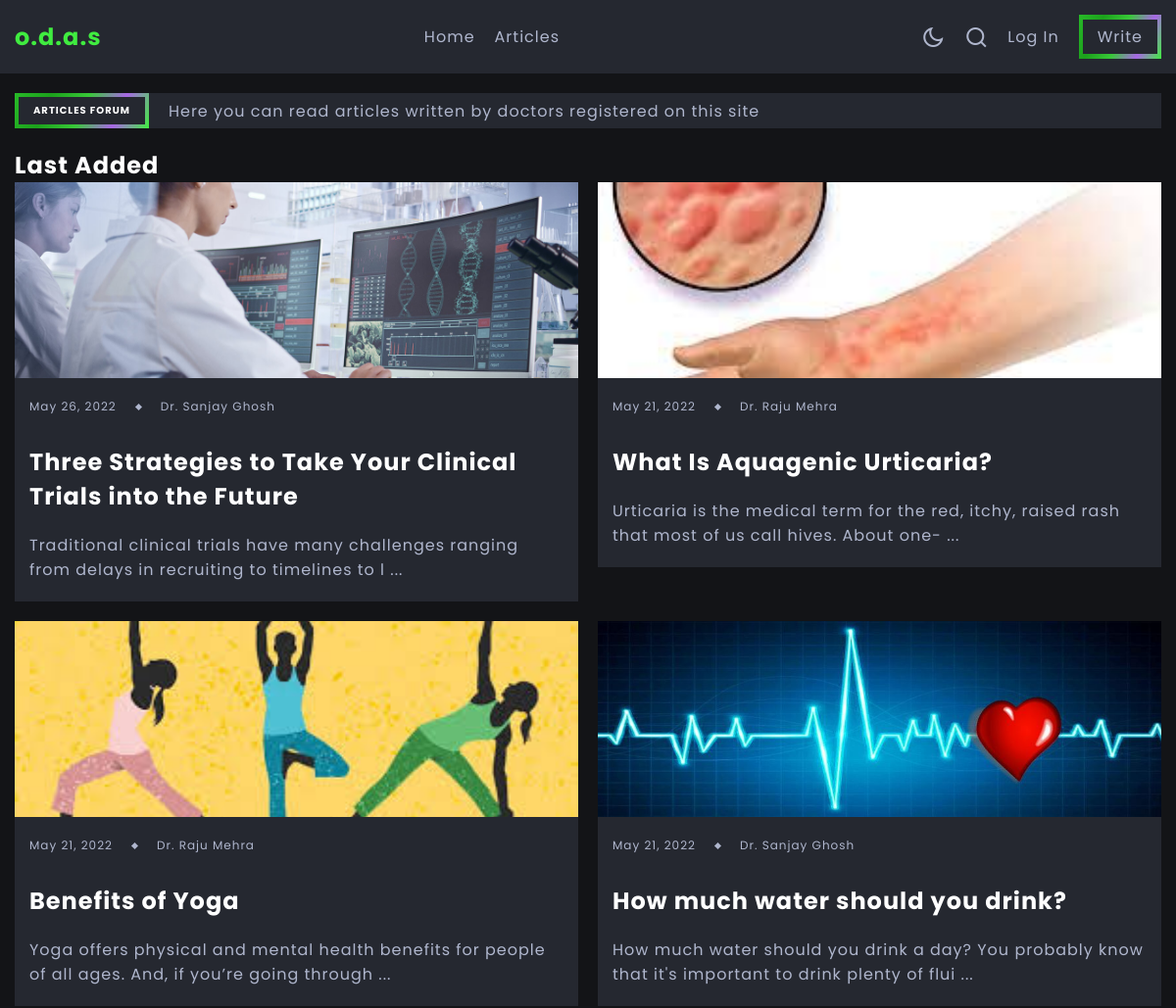
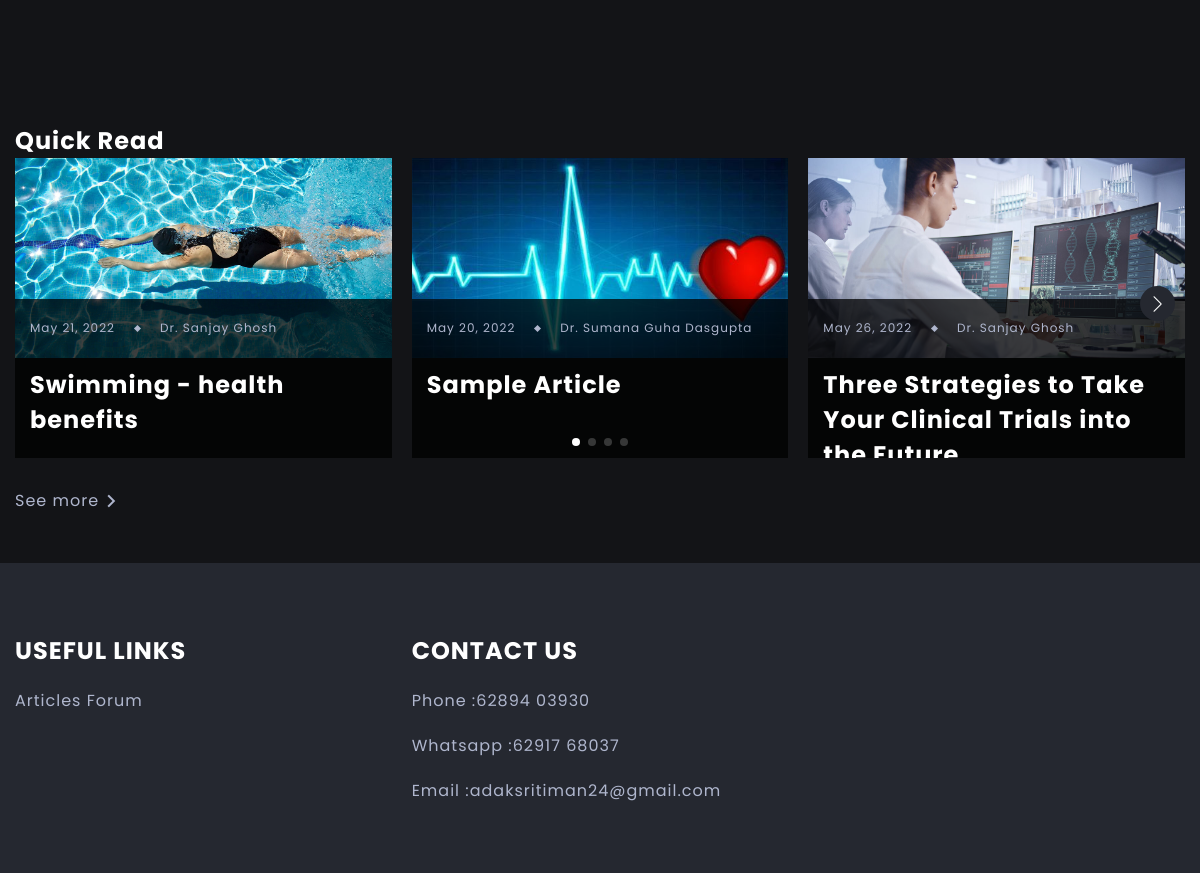
The app's page /articles/home/ with its own data (2 pictures, top to bottom).
### article/models.py (models this page shows, shortened)
class Article(models.Model):
    author = models.ForeignKey(Doctor, on_delete=models.CASCADE)
    title=models.CharField(max_length=100)
    upload_date=models.DateField(auto_now_add=True)
    image = models.ImageField(upload_to='blogs/%Y/%m/%d/', default='heart.jpg')
    blog=models.TextField(max_length=6500)

### article/views.py (the view)
# urls.py: path('home/',views.home, name='articleshome'),
def home(request):
    print("Home called")
    articles_list_randomized=list(Article.objects.all())
    article_list_sorted=Article.objects.order_by("-upload_date")[0:4]
    random.shuffle(articles_list_randomized)
    print("Herexxxx")
    return render(request, 'article/articleshome.html', {'articles_last_added':article_list_sorted, 'articles_quick_read':articles_list_randomized[0:6]})

### article/templates/article/articleshome.html (shortened to what this page needs)
{% extends 'article/base1.html' %}
{% load static %}
{% block content %}
<section class="last-added section-header-offset">
    <div class="last-added-container container">
        <div class="headline-banner">
            <h3 class="headline fancy-border">
                <span class="place-items-center">Articles Forum</span>
            </h3>
            <span class="headline-description">Here you can read articles written by doctors registered on this site</span>
        </div>
        <h2 class="title section-title">Last Added</h2>
        <div class="last-added-grid-wrapper d-grid">
            {% if  articles_last_added.0 %}
            <a href="{% url 'read_article' articles_last_added.0.id %}" class="article last-added-article last-added-article-1">
                <div class="article-image-wrapper">
                    <img src="{{articles_last_added.0.image.url}}" alt="Couldn\'t load image" class="article-image">
                </div>
                <div class="article-data-container">
                    <div class="article-data">
                        <span>{{articles_last_added.0.upload_date}}</span>
                        <span class="article-data-spacer"></span>
                        <span>Dr. {{articles_last_added.0.author.first_name}} {{articles_last_added.0.author.last_name}}</span>
                    </div>
                    <h3 class="title article-title">{{articles_last_added.0.title}}</h3>
                    <p class="article-description">{{articles_last_added.0.blog|slice:":100"}} ...</p>
                </div>
            </a>
            {% endif %}
            {% if  articles_last_added.1 %}
            <a href="{% url 'read_article' articles_last_added.1.id %}" class="article last-added-article last-added-article-2">
                <div class="article-image-wrapper">
                    <img src="{{articles_last_added.1.image.url}}" alt="Couldn\'t load image" class="article-image">
                </div>
                <div class="article-data-container">
                    <div class="article-data">
                        <span>{{articles_last_added.1.upload_date}}</span>
                        <span class="article-data-spacer"></span>
                        <span>Dr. {{articles_last_added.1.author.first_name}} {{articles_last_added.1.author.last_name}}</span>
                    </div>
                    <h3 class="title article-title">{{articles_last_added.1.title}}</h3>
                    <p class="article-description">{{articles_last_added.1.blog|slice:":100"}} ...</p>
                </div>
            </a>
            {% endif %}
            {% if  articles_last_added.2 %}
            <a href="{% url 'read_article' articles_last_added.2.id %}" class="article last-added-article last-added-article-3">
                <div class="article-image-wrapper">
                    <img src="{{articles_last_added.2.image.url}}" alt="Couldn\'t load image" class="article-image">
                </div>
                <div class="article-data-container">
                    <div class="article-data">
                        <span>{{articles_last_added.2.upload_date}}</span>
                        <span class="article-data-spacer"></span>
                        <span>Dr. {{articles_last_added.2.author.first_name}} {{articles_last_added.2.author.last_name}}</span>
                    </div>
                    <h3 class="title article-title">{{articles_last_added.2.title}}</h3>
                    <p class="article-description">{{articles_last_added.2.blog|slice:":100"}} ...</p>
                </div>
            </a>
            {% endif %}
            {% if  articles_last_added.3 %}
            <a href="{% url 'read_article' articles_last_added.3.id %}" class="article last-added-article last-added-article-4">
                <div class="article-image-wrapper">
                    <img src="{{articles_last_added.3.image.url}}" alt="Couldn\'t load image" class="article-image">
                </div>
                <div class="article-data-container">
                    <div class="article-data">
                        <span>{{articles_last_added.3.upload_date}}</span>
                        <span class="article-data-spacer"></span>
                        <span>Dr. {{articles_last_added.3.author.first_name}} {{articles_last_added.3.author.last_name}}</span>
                    </div>
                    <h3 class="title article-title">{{articles_last_added.3.title}}</h3>
                    <p class="article-description">{{articles_last_added.3.blog|slice:":100"}} ...</p>
                </div>
            </a>
            {% endif %}
        </div>
    </div>
</section>
<section class="quick-read section">
    <div class="container">
        <h2 class="title section-title">Quick Read</h2>
        <div class="swiper">
            <div class="swiper-wrapper">
                {% for article in articles_quick_read %}
                <a href="{% url 'read_article' article.id %}" class="article swiper-slide">
                    <div class="results-image-wrapper">
                        <img src="{{article.image.url}}" alt="Couldn't load image" class="article-image">
                    </div>
                    <div class="article-data-container">
                        <div class="article-data">
                            <span>{{article.upload_date}}</span>
                            <span class="article-data-spacer"></span>
                            <span>Dr. {{article.author.first_name}} {{article.author.last_name}}</span>
                        </div>
                        <h3 class="title article-title">{{article.title}}</h3>
                    </div>
                </a>
                {% endfor %}
            </div>
            <div class="swiper-button-next swiper-controls"></div>
            <div class="swiper-pagination"></div>
        </div>
        <div class="see-more-container">
            <a href="{% url 'results' %}" class="see-more-btn place-items-center">
                See more <i class="ri-arrow-right-s-line"></i>
            </a>
        </div>
    </div>
</section>
{% endblock content %}

### records on screen
Article: image (picture), upload_date "May 26, 2022", author.first_name "Sanjay", author.last_name "Ghosh", title "Three Strategies to Take Your Clinical Trials into the Future", blog "Traditional clinical trials have many challenges ranging from delays in recruiting to timelines to l", title "Three Strategies to Take Your Clinical Trials into…"
Article: image (picture), upload_date "May 21, 2022", author.first_name "Raju", author.last_name "Mehra", title "What Is Aquagenic Urticaria?", blog "Urticaria is the medical term for the red, itchy, raised rash that most of us call hives. About one-"
Article: image (picture), upload_date "May 21, 2022", author.first_name "Raju", author.last_name "Mehra", title "Benefits of Yoga", blog "Yoga offers physical and mental health benefits for people of all ages. And, if you’re going through"
Article: image (picture), upload_date "May 21, 2022", author.first_name "Sanjay", author.last_name "Ghosh", title "How much water should you drink?", blog "How much water should you drink a day? You probably know that it's important to drink plenty of flui"
Article: image (picture), upload_date "May 21, 2022", author.first_name "Sanjay", author.last_name "Ghosh", title "Swimming - health benefits"
Article: image (picture), upload_date "May 20, 2022", author.first_name "Sumana", author.last_name "Guha Dasgupta", title "Sample Article"
